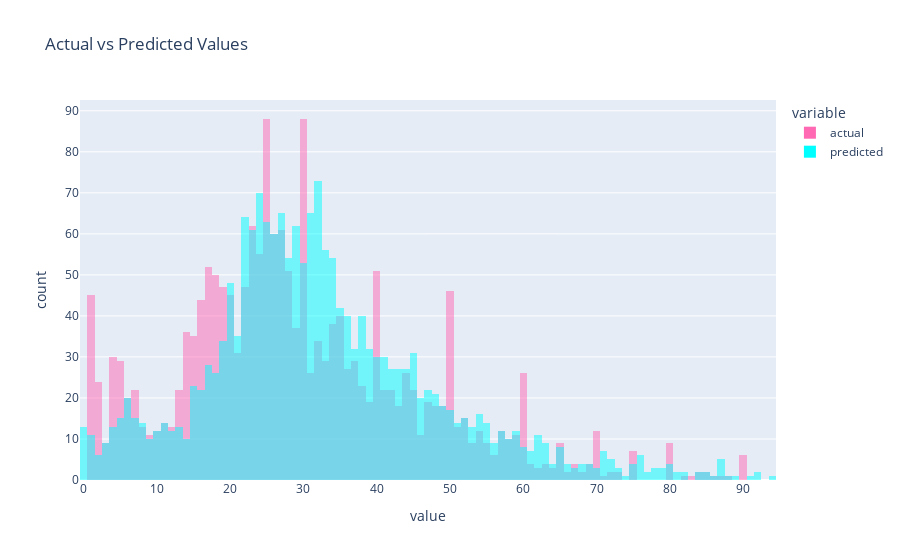

Notebook cell for this chart:
### Code cell
# Create histogram of actual and predicted values
fig = px.histogram(df, x=['actual','predicted'], nbins=100, title='Actual vs Predicted Values', color_discrete_sequence=['hotpink', 'aqua'], barmode='overlay')

# Save figure
fig.write_image('actual_vs_predicted.png')

# Show figure
fig.show()

### Figure 1 — Plotly figure (JSON) as saved in the notebook; plotly's stock layout.template omitted (floating-point values rounded to 4 significant figures; data arrays with more than 128 entries replaced by an {"elided": "..."} marker saying what was removed)
{"data": [{"alignmentgroup": "True", "bingroup": "x", "hovertemplate": "variable=actual<br>value=%{x}<br>count=%{y}<extra></extra>", "legendgroup": "actual", "marker": {"color": "hotpink", "opacity": 0.5, "pattern": {"shape": ""}}, "name": "actual", "nbinsx": 100, "offsetgroup": "actual", "orientation": "v", "showlegend": true, "type": "histogram", "x": {"elided": "1897 int values"}, "xaxis": "x", "yaxis": "y"}, {"alignmentgroup": "True", "bingroup": "x", "hovertemplate": "variable=predicted<br>value=%{x}<br>count=%{y}<extra></extra>", "legendgroup": "predicted", "marker": {"color": "aqua", "opacity": 0.5, "pattern": {"shape": ""}}, "name": "predicted", "nbinsx": 100, "offsetgroup": "predicted", "orientation": "v", "showlegend": true, "type": "histogram", "x": {"elided": "1897 float values"}, "xaxis": "x", "yaxis": "y"}], "layout": {"barmode": "overlay", "legend": {"title": {"text": "variable"}, "tracegroupgap": 0}, "title": {"text": "Actual vs Predicted Values"}, "xaxis": {"anchor": "y", "domain": [0, 1], "title": {"text": "value"}}, "yaxis": {"anchor": "x", "domain": [0, 1], "title": {"text": "count"}}}}
